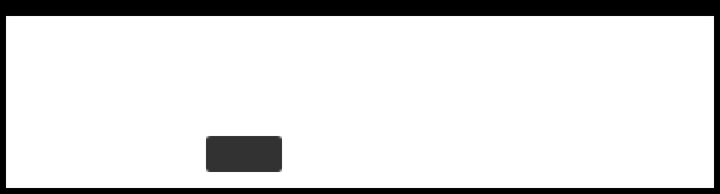
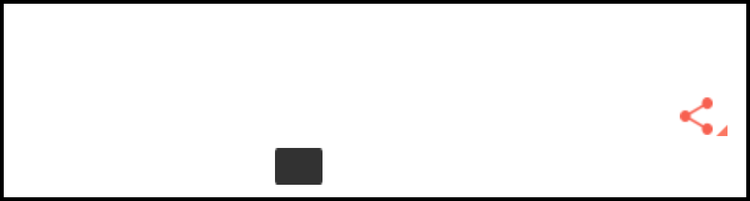

An Android layout and its configuration variant, each rendered on a device that would load it. The default file and the variant file are quoted in full after the pictures.
<!-- AndroidManifest.xml: application theme AppTheme -->
<!-- res/layout/shows_listitem.xml -->
<?xml version="1.0" encoding="utf-8"?>
<LinearLayout xmlns:android="http://schemas.android.com/apk/res/android"
    android:layout_width="match_parent"
    android:layout_height="wrap_content"
    android:orientation="vertical"
    android:padding="@dimen/common_margin" >

    <RelativeLayout
        android:id="@+id/lyt_content"
        android:layout_width="match_parent"
        android:layout_height="wrap_content"
        android:layout_marginTop="5dp"
        android:background="@android:color/white"
        android:padding="3dp" >

        <ImageView
            android:id="@+id/image_show"
            android:layout_width="@dimen/shows_list_image_width"
            android:layout_height="@dimen/shows_list_image_height"
            android:layout_alignParentTop="true"
            android:scaleType="fitXY" />

        <TextView
            android:id="@+id/txt_duration"
            android:layout_width="wrap_content"
            android:layout_height="wrap_content"
            android:layout_alignBottom="@+id/image_show"
            android:layout_alignRight="@+id/image_show"
            android:layout_marginBottom="5dp"
            android:layout_marginRight="5dp"
            android:background="@drawable/time_panel"
            android:gravity="center"
            android:padding="@dimen/smallest_padding"
            android:textColor="@android:color/white"
            android:textSize="@dimen/small_text_size"
            android:textStyle="bold" />

        <TextView
            android:id="@+id/textView1"
            android:layout_width="@dimen/shows_list_text_width"
            android:layout_height="wrap_content"
            android:layout_alignTop="@+id/image_show"
            android:layout_marginLeft="10dp"
            android:layout_toRightOf="@+id/image_show"
            android:maxLines="3"
            android:paddingRight="5dp"
            android:textColor="@color/app_color"
            android:textSize="@dimen/show_list_show_name"
            android:textStyle="bold" />

        <TextView
            android:id="@+id/textView2"
            android:layout_width="wrap_content"
            android:layout_height="wrap_content"
            android:layout_alignLeft="@+id/textView1"
            android:layout_below="@+id/textView1"
            android:maxLines="1"
            android:paddingRight="5dp"
            android:textColor="@color/text_color_2"
            android:textSize="@dimen/normal_text_size" />
    </RelativeLayout>

</LinearLayout>
<!-- resources referenced by this layout -->
<resources>
  <color name="app_color">#F76050</color>
  <color name="text_color_2">#696969</color>
  <!-- from res/values-sw360dp/ -->
  <dimen name="common_margin">3dp</dimen>
  <!-- from res/values-sw360dp/ -->
  <dimen name="normal_text_size">14sp</dimen>
  <!-- from res/values-sw360dp/ -->
  <dimen name="show_list_show_name">18sp</dimen>
  <!-- from res/values-sw360dp/ -->
  <dimen name="shows_list_image_height">80dp</dimen>
  <!-- from res/values-sw360dp/ -->
  <dimen name="shows_list_image_width">140dp</dimen>
  <!-- from res/values-sw360dp/ -->
  <dimen name="shows_list_text_width">160dp</dimen>
  <!-- from res/values-sw360dp/ -->
  <dimen name="small_text_size">10sp</dimen>
  <!-- from res/values-sw360dp/ -->
  <dimen name="smallest_padding">2dp</dimen>
  <style name="AppTheme" parent="@style/AppThemeWithActionBar">
          
      </style>
  <style name="AppThemeWithActionBar" parent="@style/Theme.Adultswimactionbar">
      	<item name="android:actionBarSize">@dimen/actionBarsize</item>
  	  </style>
  <!-- from res/values-sw360dp/ -->
  <dimen name="actionBarsize">60dp</dimen>
  <style name="PopupMenu.Adultswimactionbar" parent="@android:style/Widget.Holo.ListPopupWindow">
          <item name="android:popupBackground">@drawable/menu_dropdown_panel_adultswimactionbar</item>
      </style>
  <style name="DropDownListView.Adultswimactionbar" parent="@android:style/Widget.Holo.ListView.DropDown">
          <item name="android:listSelector">@drawable/selectable_background_adultswimactionbar</item>
      </style>
  <style name="ActionBarTabStyle.Adultswimactionbar" parent="@android:style/Widget.Holo.ActionBar.TabView">
          <item name="android:background">@drawable/tab_indicator_ab_adultswimactionbar</item>
          <item name="android:minHeight">100dp</item>
      </style>
  <style name="DropDownNav.Adultswimactionbar" parent="@android:style/Widget.Holo.Spinner">
          <item name="android:background">@drawable/spinner_background_ab_adultswimactionbar</item>
          <item name="android:popupBackground">@drawable/menu_dropdown_panel_adultswimactionbar</item>
          <item name="android:dropDownSelector">@drawable/selectable_background_adultswimactionbar</item>
      </style>
  <style name="ActionBar.Solid.Adultswimactionbar" parent="@android:style/Widget.Holo.ActionBar.Solid">
          <item name="android:background">@drawable/ab_solid_adultswimactionbar</item>
          <item name="android:backgroundStacked">@drawable/ab_stacked_solid_adultswimactionbar</item>
          <item name="android:backgroundSplit">@drawable/ab_bottom_solid_adultswimactionbar</item>
          <item name="android:progressBarStyle">@style/ProgressBar.Adultswimactionbar</item>
      </style>
  <style name="ActionButton.CloseMode.Adultswimactionbar" parent="@android:style/Widget.Holo.ActionButton.CloseMode">
          <item name="android:background">@drawable/btn_cab_done_adultswimactionbar</item>
      </style>
  <style name="ActionBarTabTextStyle" parent="@android:style/Widget.ActionBar.TabText">
          <item name="android:textSize">@dimen/tab_text_size</item>
          <item name="android:textColor">@android:color/white</item>
          <item name="android:textStyle">bold</item>
          <item name="android:textAllCaps">true</item>
      </style>
  <!-- drawable pressed_background_adultswimactionbar (drawable) -->
  <?xml version="1.0" encoding="utf-8"?>
  <shape xmlns:android="http://schemas.android.com/apk/res/android" android:shape="rectangle">
      <solid android:color="@color/pressed_adultswimactionbar" />
  </shape>
  <style name="ProgressBar.Adultswimactionbar" parent="@android:style/Widget.Holo.ProgressBar.Horizontal">
          <item name="android:progressDrawable">@drawable/progress_horizontal_adultswimactionbar</item>
      </style>
  <!-- from res/values-sw360dp/ -->
  <dimen name="tab_text_size">14sp</dimen>
  <color name="pressed_adultswimactionbar">#000000</color>
</resources>
<!-- res/layout-sw600dp/shows_listitem.xml (the repository's variant of the layout above) -->
<!-- drawn on a 7-inch tablet held upright -->
<?xml version="1.0" encoding="utf-8"?>
<LinearLayout xmlns:android="http://schemas.android.com/apk/res/android"
    android:layout_width="match_parent"
    android:layout_height="wrap_content"
    android:orientation="vertical"
    android:padding="@dimen/shows_horizontal_list_item_padding" >

    <RelativeLayout
        android:id="@+id/lyt_content"
        android:layout_width="match_parent"
        android:layout_height="wrap_content"
        android:background="@android:color/white"
        android:padding="5dp" >

        <ImageView
            android:id="@+id/image_show"
            android:layout_width="@dimen/shows_list_image_width"
            android:layout_height="@dimen/shows_list_image_height"
            android:layout_alignParentLeft="true"
            android:layout_alignParentTop="true"
            android:scaleType="fitXY" />

        <TextView
            android:id="@+id/txt_duration"
            android:layout_width="wrap_content"
            android:layout_height="wrap_content"
            android:layout_alignBottom="@+id/image_show"
            android:layout_alignRight="@+id/image_show"
            android:layout_marginBottom="5dp"
            android:layout_marginRight="5dp"
            android:background="@drawable/time_panel"
            android:gravity="center"
            android:padding="@dimen/smallest_padding"
            android:textColor="@android:color/white"
            android:textSize="@dimen/small_text_size"
            android:textStyle="bold" />

        <TextView
            android:id="@+id/textView1"
            android:layout_width="match_parent"
            android:layout_height="wrap_content"
            android:layout_alignTop="@+id/image_show"
            android:layout_marginLeft="15dp"
            android:layout_marginRight="20dp"
            android:layout_marginTop="5dp"
            android:layout_toLeftOf="@+id/img_rating"
            android:layout_toRightOf="@+id/image_show"
            android:maxLines="3"
            android:textAllCaps="true"
            android:textColor="@color/app_color"
            android:textSize="@dimen/show_list_show_name"
            android:textStyle="bold" />

        <TextView
            android:id="@+id/textView2"
            android:layout_width="match_parent"
            android:layout_height="wrap_content"
            android:layout_alignLeft="@+id/textView1"
            android:layout_below="@+id/textView1"
            android:layout_marginRight="20dp"
            android:layout_marginTop="5dp"
            android:layout_toLeftOf="@+id/img_rating"
            android:textColor="@color/text_color_2"
            android:textSize="@dimen/normal_text_size" />

        <TextView
            android:id="@+id/textView3"
            android:layout_width="match_parent"
            android:layout_height="wrap_content"
            android:layout_alignLeft="@+id/textView2"
            android:layout_below="@+id/textView2"
            android:layout_marginRight="10dp"
            android:layout_marginTop="5dp"
            android:layout_toLeftOf="@+id/img_rating"
            android:maxLines="3"
            android:textColor="@color/text_color_1"
            android:textSize="@dimen/small_text_size" />

        <ImageView
            android:id="@+id/img_rating"
            android:layout_width="50dp"
            android:layout_height="50dp"
            android:layout_alignParentRight="true"
            android:layout_alignTop="@+id/textView1"
            android:layout_marginRight="10dp" />

        <RelativeLayout
            android:id="@+id/lyt_share"
            android:layout_width="wrap_content"
            android:layout_height="wrap_content"
            android:layout_alignRight="@+id/img_rating"
            android:layout_below="@+id/img_rating"
            android:layout_marginTop="@dimen/common_margin" >

            <Button
                android:id="@+id/btn_share"
                android:layout_width="50dp"
                android:layout_height="50dp"
                android:layout_alignParentRight="true"
                android:actionProviderClass="android.widget.ShareActionProvider"
                android:background="@drawable/ic_share"
                android:focusable="false"
                android:focusableInTouchMode="false" />

            <ImageView
                android:id="@+id/imageView1"
                android:layout_width="wrap_content"
                android:layout_height="wrap_content"
                android:layout_alignBaseline="@+id/btn_share"
                android:layout_alignParentRight="true"
                android:layout_below="@+id/btn_share"
                android:src="@drawable/triangle" />
        </RelativeLayout>
    </RelativeLayout>

</LinearLayout>
<!-- resources referenced by the variant -->
<!-- as a 7-inch tablet held upright resolves them -->
<resources>
  <color name="app_color">#F76050</color>
  <color name="text_color_1">#A9A9A9</color>
  <color name="text_color_2">#696969</color>
  <!-- from res/values-sw600dp/ -->
  <dimen name="common_margin">5dp</dimen>
  <!-- from res/values-sw600dp/ -->
  <dimen name="normal_text_size">18sp</dimen>
  <!-- from res/values-sw600dp/ -->
  <dimen name="show_list_show_name">22sp</dimen>
  <!-- from res/values-sw600dp/ -->
  <dimen name="shows_horizontal_list_item_padding">3dp</dimen>
  <!-- from res/values-sw600dp/ -->
  <dimen name="shows_list_image_height">145dp</dimen>
  <!-- from res/values-sw600dp/ -->
  <dimen name="shows_list_image_width">255dp</dimen>
  <!-- from res/values-sw600dp/ -->
  <dimen name="small_text_size">16sp</dimen>
  <!-- from res/values-sw600dp/ -->
  <dimen name="smallest_padding">4dp</dimen>
  <style name="AppTheme" parent="@style/AppThemeWithActionBar">
          
      </style>
  <style name="AppThemeWithActionBar" parent="@style/Theme.Adultswimactionbar">
      	<item name="android:actionBarSize">@dimen/actionBarsize</item>
  	  </style>
  <!-- from res/values-sw600dp/ -->
  <dimen name="actionBarsize">60dp</dimen>
  <style name="PopupMenu.Adultswimactionbar" parent="@android:style/Widget.Holo.ListPopupWindow">
          <item name="android:popupBackground">@drawable/menu_dropdown_panel_adultswimactionbar</item>
      </style>
  <style name="DropDownListView.Adultswimactionbar" parent="@android:style/Widget.Holo.ListView.DropDown">
          <item name="android:listSelector">@drawable/selectable_background_adultswimactionbar</item>
      </style>
  <style name="ActionBarTabStyle.Adultswimactionbar" parent="@android:style/Widget.Holo.ActionBar.TabView">
          <item name="android:background">@drawable/tab_indicator_ab_adultswimactionbar</item>
          <item name="android:minHeight">100dp</item>
      </style>
  <style name="DropDownNav.Adultswimactionbar" parent="@android:style/Widget.Holo.Spinner">
          <item name="android:background">@drawable/spinner_background_ab_adultswimactionbar</item>
          <item name="android:popupBackground">@drawable/menu_dropdown_panel_adultswimactionbar</item>
          <item name="android:dropDownSelector">@drawable/selectable_background_adultswimactionbar</item>
      </style>
  <style name="ActionBar.Solid.Adultswimactionbar" parent="@android:style/Widget.Holo.ActionBar.Solid">
          <item name="android:background">@drawable/ab_solid_adultswimactionbar</item>
          <item name="android:backgroundStacked">@drawable/ab_stacked_solid_adultswimactionbar</item>
          <item name="android:backgroundSplit">@drawable/ab_bottom_solid_adultswimactionbar</item>
          <item name="android:progressBarStyle">@style/ProgressBar.Adultswimactionbar</item>
      </style>
  <style name="ActionButton.CloseMode.Adultswimactionbar" parent="@android:style/Widget.Holo.ActionButton.CloseMode">
          <item name="android:background">@drawable/btn_cab_done_adultswimactionbar</item>
      </style>
  <style name="ActionBarTabTextStyle" parent="@android:style/Widget.ActionBar.TabText">
          <item name="android:textSize">@dimen/tab_text_size</item>
          <item name="android:textColor">@android:color/white</item>
          <item name="android:textStyle">bold</item>
          <item name="android:textAllCaps">true</item>
      </style>
  <!-- drawable pressed_background_adultswimactionbar (drawable) -->
  <?xml version="1.0" encoding="utf-8"?>
  <shape xmlns:android="http://schemas.android.com/apk/res/android" android:shape="rectangle">
      <solid android:color="@color/pressed_adultswimactionbar" />
  </shape>
  <style name="ProgressBar.Adultswimactionbar" parent="@android:style/Widget.Holo.ProgressBar.Horizontal">
          <item name="android:progressDrawable">@drawable/progress_horizontal_adultswimactionbar</item>
      </style>
  <!-- from res/values-sw600dp/ -->
  <dimen name="tab_text_size">18sp</dimen>
  <color name="pressed_adultswimactionbar">#000000</color>
</resources>
